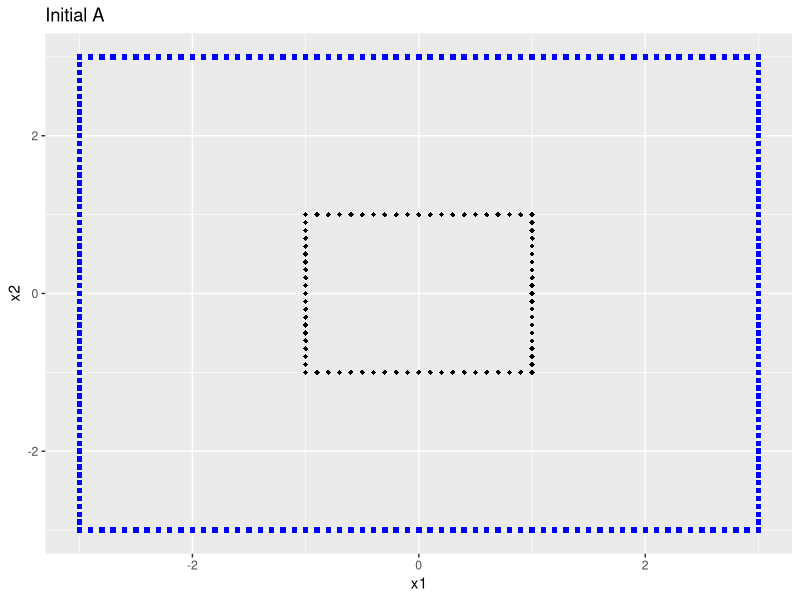
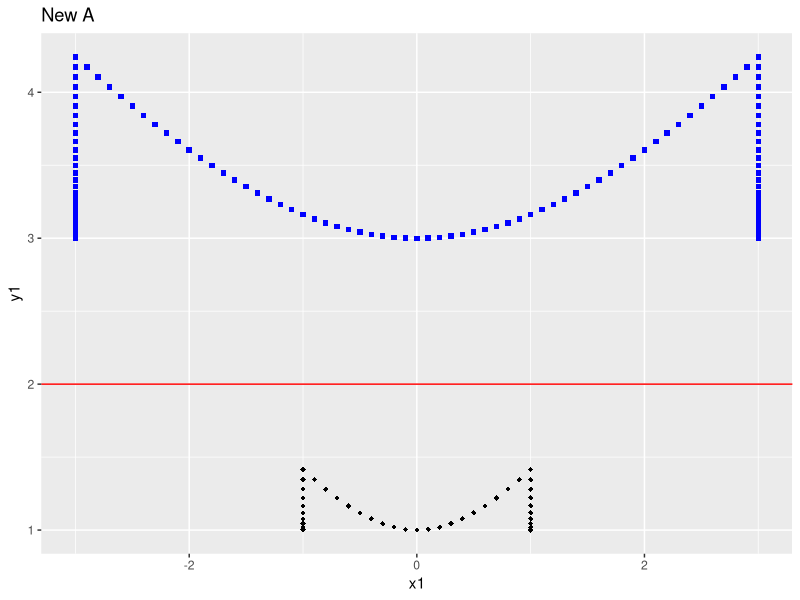
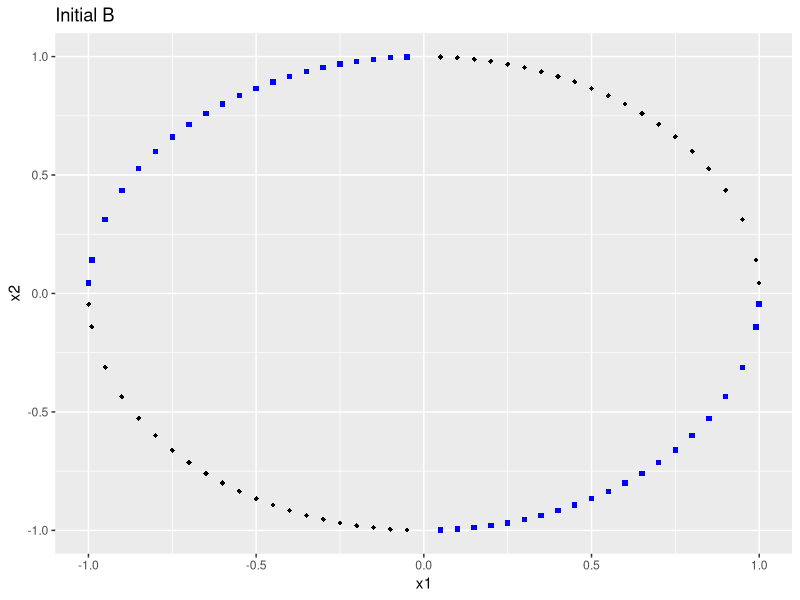
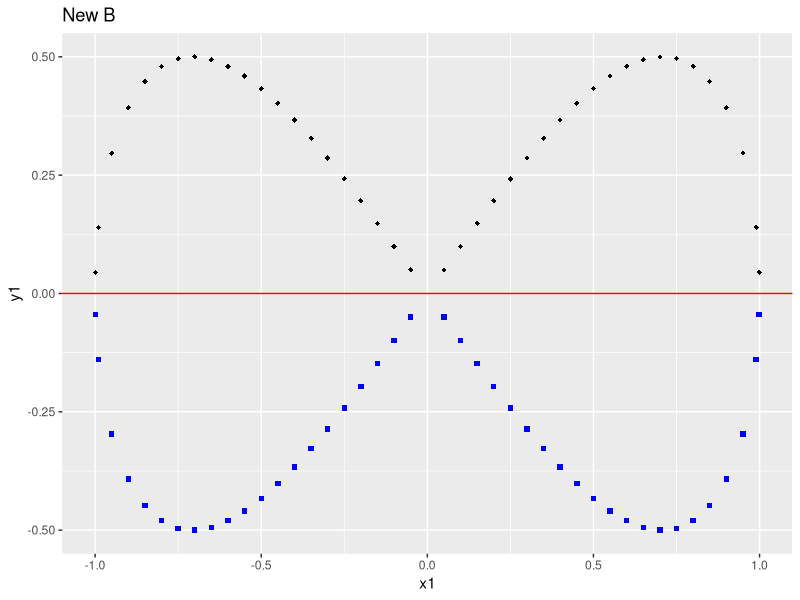
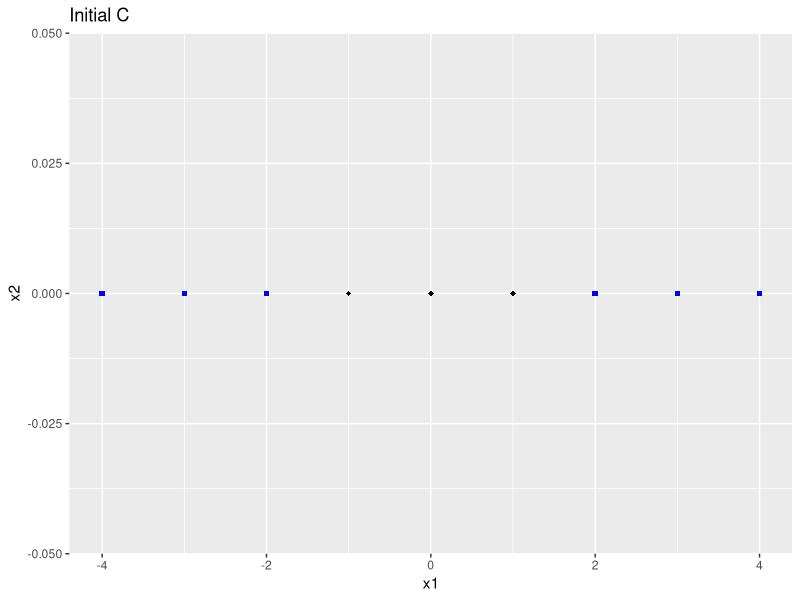
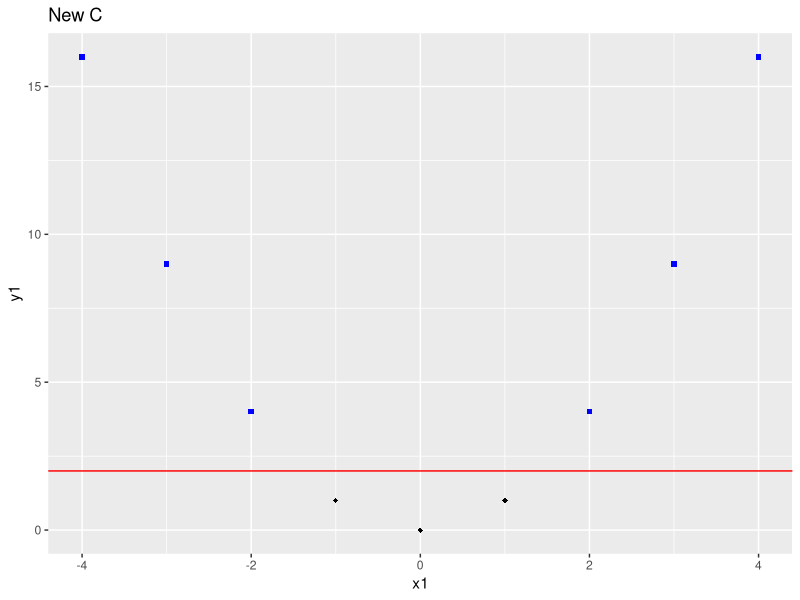
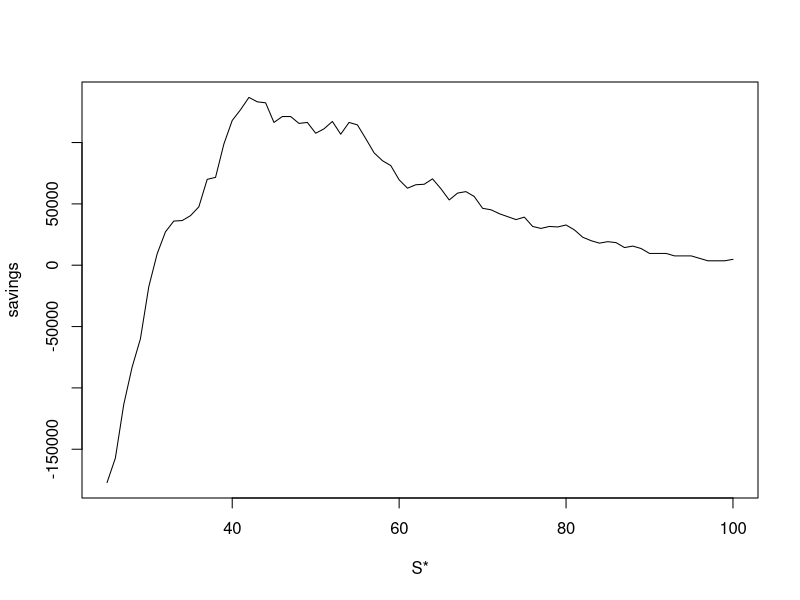
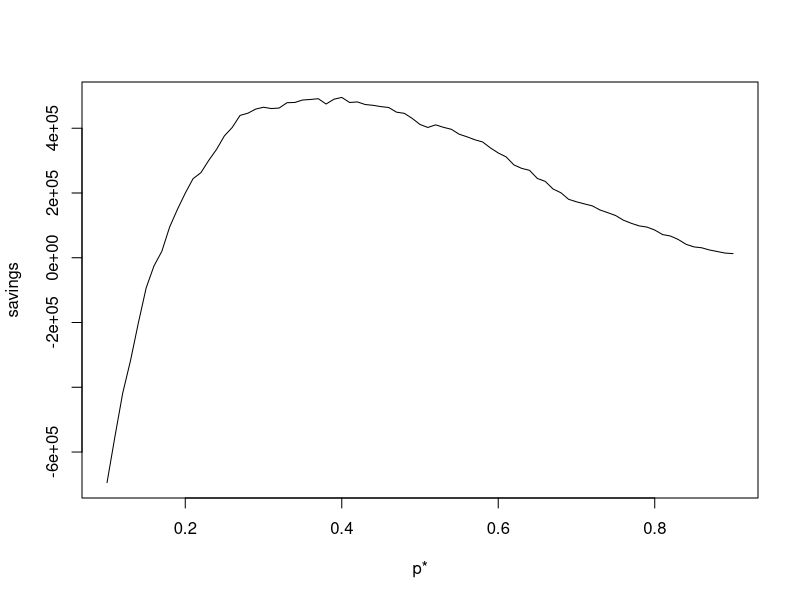

These figures' R source, in order:
## ---- chunk 1
knitr::opts_chunk$set(echo = TRUE)
library(ggplot2)
library(readr)
library(dplyr)


## ---- chunk 2
q1_a <- read_csv("q1_a.csv")
q1_b <- read_csv("q1_b.csv")
q1_c <- read_csv("q1_c.csv")
## ---- chunk 3
#Initial
ggplot(q1_a, aes(x = x1, y = x2, col = col, shape = col))+ geom_point() + ggtitle("Initial A") + scale_color_manual(values = c("black","blue")) + theme(legend.position = "none") + scale_shape_manual(values = c(18,15 ))

#Transform
a_new <- q1_a %>% mutate(y1 = sqrt((x1 * x1) + (x2 * x2)))

#New plot with line
ggplot(a_new, aes(x = x1, y = y1,  col = col, shape = col)) + geom_point() + ggtitle("New A") + scale_color_manual(values = c("black","blue")) + theme(legend.position = "none") + geom_abline(slope = 0, intercept = 2, color = "red") + scale_shape_manual(values = c(18,15 ))
## ---- chunk 4
#Initial
ggplot(q1_b, aes(x = x1, y = x2, col = col, shape = col))+ geom_point() + ggtitle("Initial B") + scale_color_manual(values = c("black","blue")) + theme(legend.position = "none") + scale_shape_manual(values = c(18,15 ))

#Transform
b_new <- q1_b %>%  mutate(y1 = x1 * x2)

#New plot with line
ggplot(b_new, aes(x = x1, y = y1, col = col, shape = col)) + geom_point() + ggtitle("New B") + scale_color_manual(values = c("black","blue")) + theme(legend.position = "none") + geom_abline(slope = 0, intercept = 0, color = "red") + scale_shape_manual(values = c(18,15 ))
## ---- chunk 5
#Initial
ggplot(q1_c, aes(x = x1, y = x2, col = col, shape = col))+ geom_point() + ggtitle("Initial C") + scale_color_manual(values = c("black","blue")) + theme(legend.position = "none") + scale_shape_manual(values = c(18,15 ))

#Transform
c_new <- q1_c %>% mutate(y1 = x1 * x1) 

#New plot with line
ggplot(c_new, aes(x = x1, y = y1, col = col, shape = col)) + geom_point() + ggtitle("New C") + scale_color_manual(values = c("black","blue")) + scale_shape_manual(values = c(18,15 )) + theme(legend.position = "none") + geom_abline(slope = 0, intercept = 2, color = "red")
## ---- chunk 6
# load data
data <- read.csv("Tahoe_Healthcare_Data.csv")
#View(data)
## ---- chunk 7
readmit <- sum(data$readmit30)
readmit
unit_loss <- 8000
total_loss <- readmit * unit_loss
total_loss
## ---- chunk 8
program_unit_cost <- 1200
patients <- nrow(data)
patients 
program_total_cost <- patients * program_unit_cost
program_total_cost

reduce_rate <- 0.4
saving <- total_loss * reduce_rate
saving

net_change <- program_total_cost - saving
net_change
## ---- chunk 9
best_saving <- reduce_rate * readmit * unit_loss - readmit * program_unit_cost 
best_saving
## ---- chunk 10
outcome = matrix(NA, nrow = 76, ncol = 2)

for (s in 25:100) {
  data_new <- data %>% mutate(estimate = ifelse(severity.score >= s, 1, 0))
  cost <- 1200 * sum(data_new$estimate)
  save <- (sum(data_new$readmit30 + data_new$estimate == 2)) * 0.4 * 8000
  net <- save - cost
  outcome[s - 24, 1] = s
  outcome[s - 24, 2] = net
}

plot(outcome[,1], outcome[,2], type = "l", xlab = "S*", ylab = "savings")

max_saving <- max(outcome[,2])
max_saving

best_s <- outcome[,1][which(outcome[,2] == max_saving)]
best_s
## ---- chunk 11
glm.fit <- glm(readmit30 ~ age + female + flu_season + ed_admit + severity.score + comorbidity.score, data = data, family = binomial)

summary(glm.fit)

## ---- chunk 12
data <- data %>% mutate(fit = predict(glm.fit, data, type = "response"))

outcome2 <- matrix(NA, nrow = 81, ncol = 2)

n = 0

for (p in seq(0.1, 0.9, by = 0.01)) {
  data_new <- data %>% mutate(estimate = ifelse(fit >= p, 1, 0))
  cost <- 1200 * sum(data_new$estimate)
  save <- (sum(data_new$readmit30 + data_new$estimate == 2)) * 0.4 * 8000
  net <- save - cost
  n = n + 1
  outcome2[n, 1] = p
  outcome2[n, 2] = net
}

plot(outcome2[,1], outcome2[,2], type = "l", xlab = "p*", ylab = "savings")

max_saving2 <- max(outcome2[,2])
max_saving2

best_s <- outcome2[,1][which(outcome2[,2] == max_saving2)]
best_s
